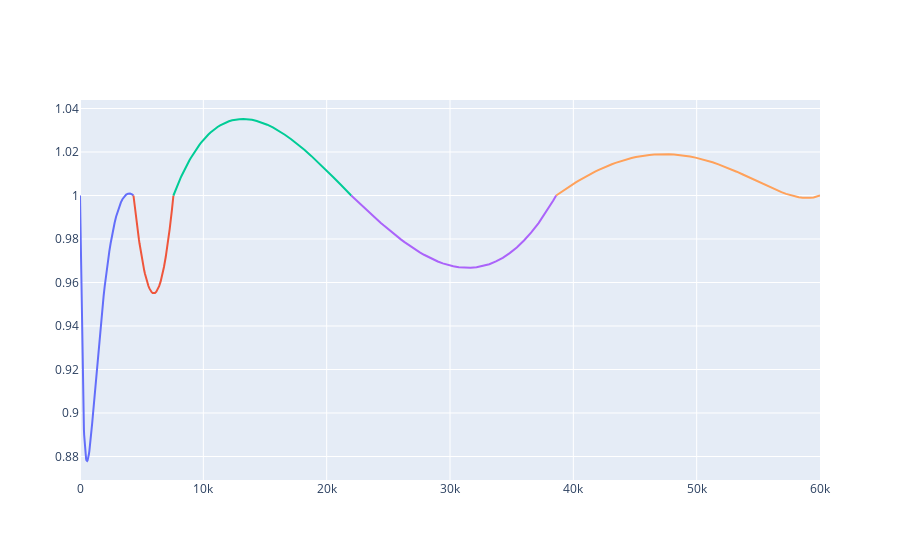

The code cell stored with this chart in its notebook:
### Code cell
primer_trajectory = primer_analyzer.analyze_trajectory(
    solution.trajectory
)

primer_figure = go.Figure()

plot_primer_trajectory(
    figure=primer_figure,
    trajectory=primer_trajectory
)

primer_figure.show()
